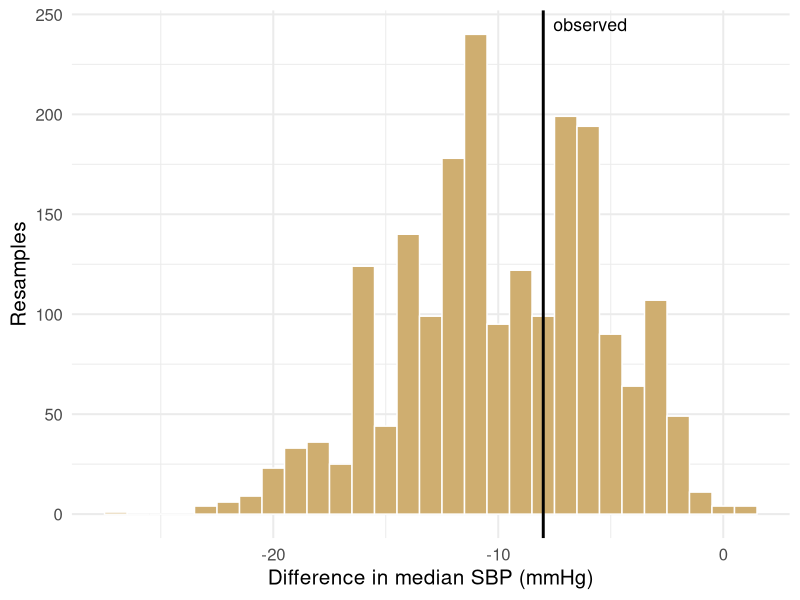
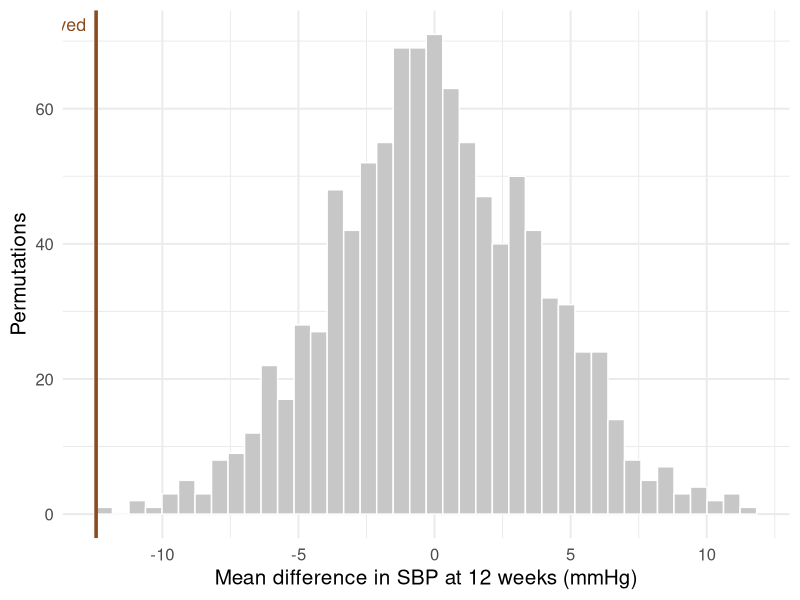
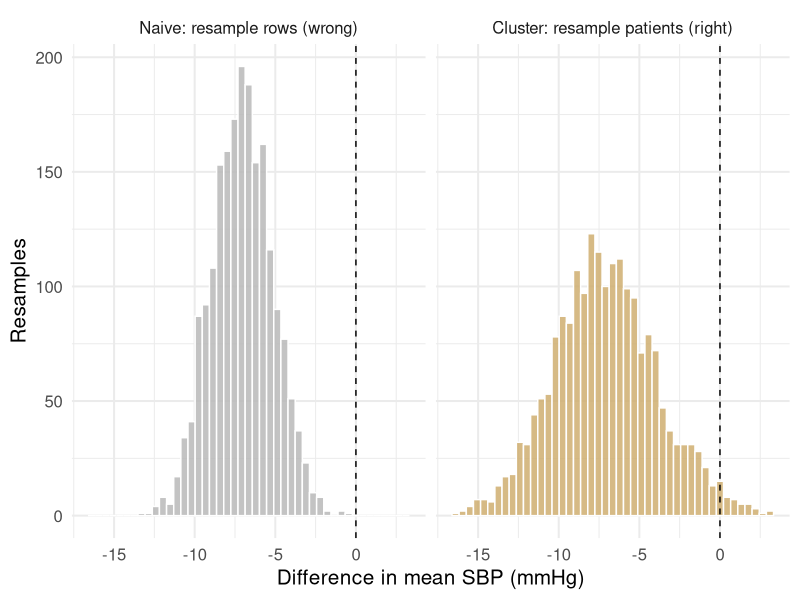

Write the R code that produced these figures, in order.
## ---- chunk 1
#| label: setup
#| include: false
library(ggplot2)
library(knitr)

# Synthetic teaching data for BIOS 6301. Not real patients.
set.seed(6301)
n <- 60
trial <- data.frame(
  id        = sprintf("P%03d", 1:n),
  arm       = rep(c("Placebo", "Treatment"), each = n / 2),
  site      = sample(1:4, n, replace = TRUE),
  age       = round(rnorm(n, 61, 9)),
  sex       = sample(c("F", "M"), n, replace = TRUE),
  weight_kg = round(rnorm(n, 82, 15), 1),
  sbp_0     = round(rnorm(n, 148, 14)),
  stringsAsFactors = FALSE
)
trial$sbp_12 <- round(trial$sbp_0 -
  ifelse(trial$arm == "Treatment", rnorm(n, 14, 8), rnorm(n, 3, 8)))

# Repeated-measures version of the same cohort, for the resampling-unit demo:
# three visits per patient, a large patient-level random intercept (SD 12) and
# small within-patient noise (SD 4). Nothing is "broken" here — the data are
# simply clustered, which is what makes the row bootstrap wrong.
set.seed(2024)
patient_effect <- rnorm(n, 0, 12)
trial_long <- data.frame(
  id   = rep(trial$id, each = 3),
  arm  = rep(trial$arm, each = 3),
  week = rep(c(4, 8, 12), times = n),
  stringsAsFactors = FALSE
)
trial_long$sbp <- round(140 + rep(patient_effect, each = 3) +
  ifelse(trial_long$arm == "Treatment", -10, 0) + rnorm(n * 3, 0, 4))

theme_set(theme_minimal(base_size = 15))
gold <- "#CFAE70"
## ---- chunk 2
#| label: two-samples
sbp <- c(150, 142, 168, 131, 155)

set.seed(1)
sample(sbp, replace = TRUE)   # bootstrap: some values twice, some not at all
sample(sbp)                   # permutation: same values, new order
## ---- chunk 3
#| label: med-diff
# Difference in median sbp_12, Treatment minus Placebo.
# Takes a data frame with `arm` and `sbp_12`; returns one number.
med_diff <- function(data) {
  stopifnot(is.data.frame(data), all(c("arm", "sbp_12") %in% names(data)))
  median(data$sbp_12[data$arm == "Treatment"]) -
    median(data$sbp_12[data$arm == "Placebo"])
}

obs_med <- med_diff(trial)
obs_med
## ---- chunk 4
#| label: boot-med
set.seed(14)
B <- 2000

boot_med <- replicate(B, {
  idx <- sample(nrow(trial), replace = TRUE)   # 60 row numbers, with repeats
  med_diff(trial[idx, ])
})

str(boot_med)
head(round(boot_med, 1))
## ---- chunk 5
#| label: fig-boot-med
#| fig-cap: "Bootstrap distribution of the difference in median SBP at 12 weeks."
#| fig-width: 9
#| fig-height: 3.2
#| echo: false
ggplot(data.frame(stat = boot_med), aes(stat)) +
  geom_histogram(binwidth = 1, fill = gold, colour = "white") +
  geom_vline(xintercept = obs_med, linewidth = 1) +
  annotate("text", x = obs_med, y = Inf, label = "  observed", hjust = 0,
           vjust = 1.6, size = 4.5) +
  labs(x = "Difference in median SBP (mmHg)", y = "Resamples")
## ---- chunk 6
#| label: boot-se
se_boot <- sd(boot_med)
se_boot
## ---- chunk 7
#| label: boot-bias
mean(boot_med) - obs_med    # bootstrap estimate of bias
## ---- chunk 8
#| label: boot-ci
perc <- quantile(boot_med, c(0.025, 0.975))              # percentile
basic <- 2 * obs_med - quantile(boot_med, c(0.975, 0.025))  # basic
rbind(percentile = perc, basic = unname(basic))
## ---- chunk 9
#| label: boot-vs-t
mean_diff <- function(data) {
  mean(data$sbp_12[data$arm == "Treatment"]) -
    mean(data$sbp_12[data$arm == "Placebo"])
}

set.seed(17)
boot_mean <- replicate(B, mean_diff(trial[sample(nrow(trial), replace = TRUE), ]))

c(boot_se = sd(boot_mean),
  welch_se = t.test(sbp_12 ~ arm, data = trial)$stderr)
## ---- chunk 10
#| label: mc-check
boot_se_once <- function(b) {
  sd(replicate(b, med_diff(trial[sample(nrow(trial), replace = TRUE), ])))
}

set.seed(101)
round(replicate(6, boot_se_once(500)), 3)   # six runs, same data, B = 500
## ---- chunk 11
#| label: boot-max
set.seed(18)
boot_max <- replicate(B, max(trial$sbp_0[sample(nrow(trial), replace = TRUE)]))

length(unique(boot_max))                # distinct values across 2000 resamples
mean(boot_max == max(trial$sbp_0))      # how often the resample max is THE max
## ---- chunk 12
#| label: perm-run
obs_mean <- mean_diff(trial)

set.seed(19)
P <- 999
perm_stat <- replicate(P, {
  shuffled <- sample(trial$arm)                 # permutation, not a bootstrap
  mean(trial$sbp_12[shuffled == "Treatment"]) -
    mean(trial$sbp_12[shuffled == "Placebo"])
})

c(observed = obs_mean, perm_mean = mean(perm_stat), perm_sd = sd(perm_stat))
## ---- chunk 13
#| label: fig-perm
#| fig-cap: "Permutation null distribution of the mean difference, with the observed value."
#| fig-width: 9
#| fig-height: 3.2
#| echo: false
ggplot(data.frame(stat = perm_stat), aes(stat)) +
  geom_histogram(bins = 40, fill = "grey78", colour = "white") +
  geom_vline(xintercept = obs_mean, colour = "#8a4b1f", linewidth = 1.2) +
  annotate("text", x = obs_mean, y = Inf, label = "observed  ", hjust = 1,
           vjust = 1.6, size = 4.5, colour = "#8a4b1f") +
  labs(x = "Mean difference in SBP at 12 weeks (mmHg)", y = "Permutations")
## ---- chunk 14
#| label: exact-perm
small <- trial[c(1:4, 31:34), c("id", "arm", "sbp_12")]
obs_small <- mean_diff(small)

combos <- combn(8, 4)                    # every way to choose 4 "Treatment"
exact <- apply(combos, 2, function(k) mean(small$sbp_12[k]) -
                                      mean(small$sbp_12[-k]))

ncol(combos)                             # the entire reference set
round(mean(abs(exact) >= abs(obs_small)), 4)    # exact two-sided p-value
## ---- chunk 15
#| label: perm-p
n_extreme <- sum(abs(perm_stat) >= abs(obs_mean))
n_extreme                                        # out of 999
## ---- chunk 16
#| label: perm-p2
c(wrong = n_extreme / P,
  right = (n_extreme + 1) / (P + 1))
## ---- chunk 17
#| label: long-head
head(trial_long, 7)
c(rows = nrow(trial_long), patients = length(unique(trial_long$id)))
## ---- chunk 18
#| label: long-obs
diff_long <- function(data) {
  mean(data$sbp[data$arm == "Treatment"]) - mean(data$sbp[data$arm == "Placebo"])
}
obs_long <- diff_long(trial_long)
obs_long
## ---- chunk 19
#| label: boot-rows
set.seed(21)
boot_row <- replicate(B, {
  idx <- sample(nrow(trial_long), replace = TRUE)   # 180 rows, independently
  diff_long(trial_long[idx, ])
})

c(estimate = obs_long, se = sd(boot_row))
round(quantile(boot_row, c(0.025, 0.975)), 2)
## ---- chunk 20
#| label: boot-cluster
ids <- unique(trial_long$id)
rows_by_id <- split(seq_len(nrow(trial_long)), trial_long$id)   # id -> row numbers

set.seed(22)
boot_clu <- replicate(B, {
  picked <- sample(ids, replace = TRUE)              # 60 patients, with repeats
  diff_long(trial_long[unlist(rows_by_id[picked]), ])
})

c(row_se = sd(boot_row), cluster_se = sd(boot_clu),
  ratio = sd(boot_clu) / sd(boot_row))
## ---- chunk 21
#| label: fig-unit
#| fig-cap: "Bootstrap distributions of the same estimate under two resampling schemes."
#| fig-width: 9
#| fig-height: 3.3
#| echo: false
cmp <- rbind(
  data.frame(stat = boot_row, scheme = "Naive: resample rows (wrong)"),
  data.frame(stat = boot_clu, scheme = "Cluster: resample patients (right)")
)
cmp$scheme <- factor(cmp$scheme, levels = unique(cmp$scheme))
ggplot(cmp, aes(stat, fill = scheme)) +
  geom_histogram(bins = 45, colour = "white", alpha = 0.85) +
  geom_vline(xintercept = 0, linetype = 2) +
  facet_wrap(~scheme) +
  scale_fill_manual(values = c("grey72", gold)) +
  labs(x = "Difference in mean SBP (mmHg)", y = "Resamples") +
  theme(legend.position = "none")
## ---- chunk 22
#| label: icc
between <- var(tapply(trial_long$sbp, trial_long$id, mean))
within  <- mean(tapply(trial_long$sbp, trial_long$id, var))
icc <- between / (between + within)
c(icc = icc, design_effect = 1 + (3 - 1) * icc, inflation = sqrt(1 + 2 * icc))
## ---- chunk 23
#| label: perm-unit
arm_by_id <- trial_long$arm[match(ids, trial_long$id)]

set.seed(32)
p_rows <- replicate(999, {
  s <- sample(trial_long$arm)                    # shuffles visits, not patients
  mean(trial_long$sbp[s == "Treatment"]) - mean(trial_long$sbp[s == "Placebo"])
})
p_pats <- replicate(999, {
  s <- rep(sample(arm_by_id), each = 3)          # shuffles patients (rows sorted by id)
  mean(trial_long$sbp[s == "Treatment"]) - mean(trial_long$sbp[s == "Placebo"])
})

c(p_row_unit = (sum(abs(p_rows) >= abs(obs_long)) + 1) / 1000,
  p_patient_unit = (sum(abs(p_pats) >= abs(obs_long)) + 1) / 1000)
## ---- chunk 24
#| label: cv
set.seed(55)
noise <- as.data.frame(matrix(rnorm(n * 12), nrow = n))   # 12 pure-noise predictors
names(noise) <- sprintf("z%02d", 1:12)
d <- cbind(trial[, c("sbp_12", "sbp_0", "age", "weight_kg")], noise)

fit <- lm(sbp_12 ~ ., data = d)
rmse_in <- sqrt(mean(residuals(fit)^2))

set.seed(56)
fold <- sample(rep(1:5, length.out = n))
pred <- numeric(n)
for (k in 1:5) {
  m <- lm(sbp_12 ~ ., data = d[fold != k, ])
  pred[fold == k] <- predict(m, newdata = d[fold == k, ])
}

round(c(in_sample_rmse = rmse_in, cv_rmse = sqrt(mean((d$sbp_12 - pred)^2))), 2)
